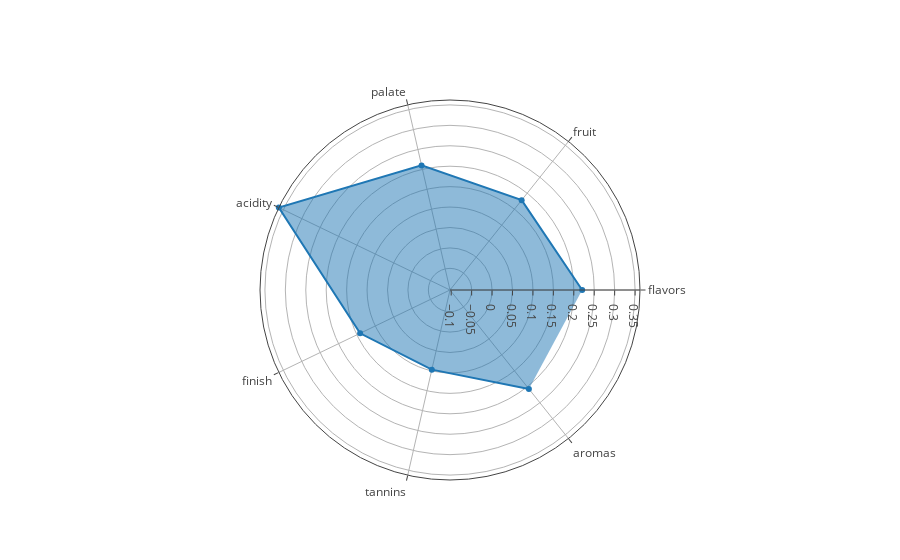

Here is the notebook cell this chart was saved with:
### Code cell
rm.aspect_sentiment_radar_plot(["flavors", "fruit", "palate", "acidity", "finish", "tannins", "aromas"])

### Figure 1 — Plotly figure (JSON) as saved in the notebook; plotly's stock layout.template omitted (floating-point values rounded to 4 significant figures)
{"data": [{"fill": "toself", "r": [0.2205, 0.1783, 0.2098, 0.362, 0.1412, 0.09704, 0.2068], "theta": ["flavors", "fruit", "palate", "acidity", "finish", "tannins", "aromas"], "type": "scatterpolar", "uid": "58f92c75-fb0d-4ff2-bfe2-9b7f95338f43"}], "layout": {"polar": {"radialaxis": {"range": [-0.103, 0.362], "visible": true}}, "showlegend": false}}
